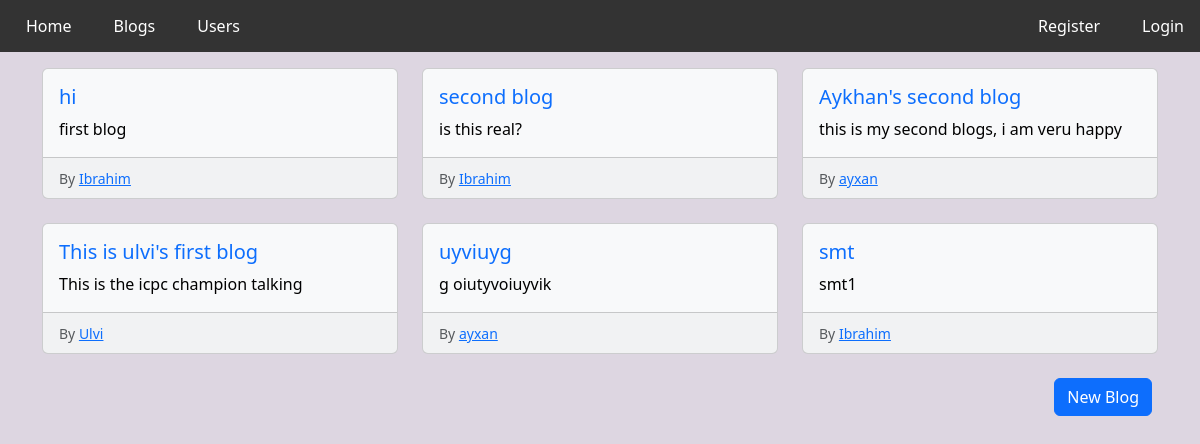
The page /bilqram/blogs on the database as committed earlier.
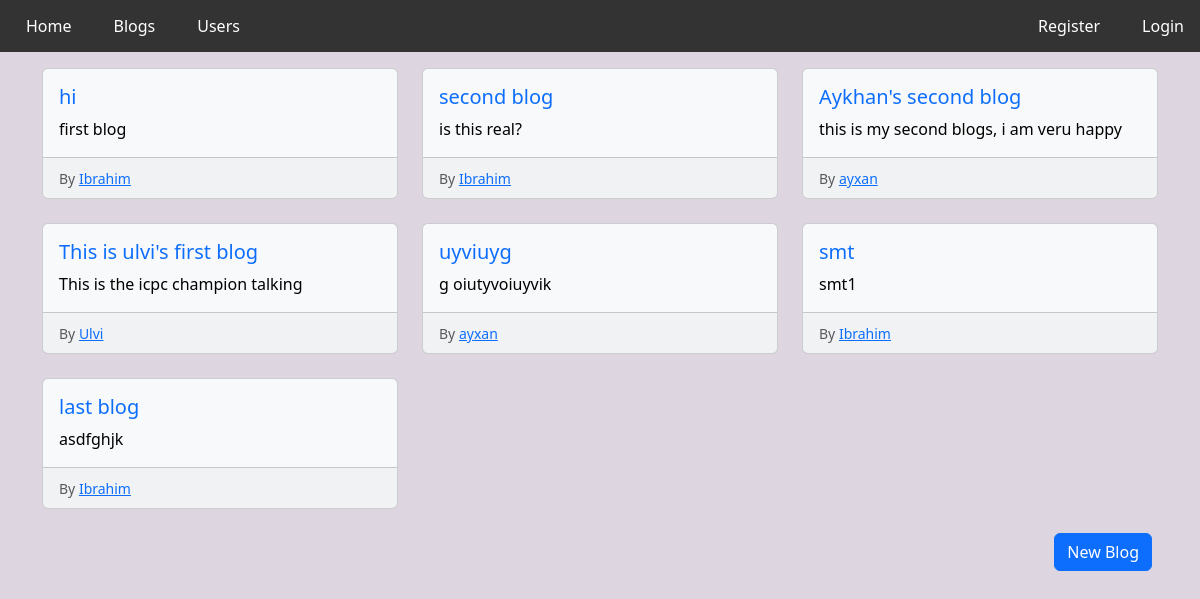
The same page on the database as committed later.
### Bilqram/models.py (models this page shows, shortened)
class Content(models.Model):
    title = models.CharField(max_length=100)
    content = models.TextField()
    author = models.ForeignKey(User, on_delete=models.CASCADE)
    pub_date = models.DateTimeField()
    editable = models.BooleanField(default=False)

class Blog(Content):
    pass

class Content(models.Model):
    title = models.CharField(max_length=100)
    content = models.TextField()
    author = models.ForeignKey(User, on_delete=models.CASCADE)
    pub_date = models.DateTimeField()
    editable = models.BooleanField(default=False)

class User(models.Model):
    username = models.CharField(max_length=20)
    password = models.CharField(max_length=30)
    email = models.EmailField()
    name = models.CharField(max_length=15)
    surname = models.CharField(max_length=15)
    profile_pic = models.ImageField(upload_to='Bilqram/Images/Profile_Pictures')
    contributionScore = models.IntegerField(default=0)

### Bilqram/views.py (the view)
# urls.py: path('blogs', views.blogs, name='blogs'),
def blogs(request):
    blog_list = Blog.objects.all()
    context = {
        'blogs': blog_list
    }
    return render(request, 'Bilqram/blogs.html', context)

### Bilqram/templates/Bilqram/blogs.html (shortened to what this page needs)
{% extends 'Bilqram/base.html' %}
{% block content %}
<div class="container mt-3">
  <div class="row row-cols-1 row-cols-md-3 g-4">
    {% if blogs %}
        {% for blog in blogs %}
            <div class="col">
                <div class="card h-100 text-bg-light">
                    <div class="card-body">
                        <h5 class="card-title"><a href="{% url 'Bilqram:blog' blog.id %}" class="link-primary link-underline link-underline-opacity-0 link-underline-opacity-25-hover">{{ blog.title }}</a></h5>
                        <p class="card-text text-truncate">{{ blog.content }}</p>
                    </div>
                    <div class="card-footer">
                        <small class="text-muted">By <a href="{% url "Bilqram:user" blog.author.username %}">{{ blog.author.name }}</a></small>
                    </div>
                </div>
            </div>
        {% endfor %}
    {% else %}
        <p>No blogs found.</p>
    {% endif %}
  </div>
</div>
<br>
<a href="{% url 'Bilqram:newBlog' %}" style="float: right" class="me-5"><button type="button" class="btn btn-primary">New Blog</button></a>
{% endblock %}

Rows that differ between the two databases and show on the page:
added Blog: title "last blog", content "asdfghjk", author.name "Ibrahim"
